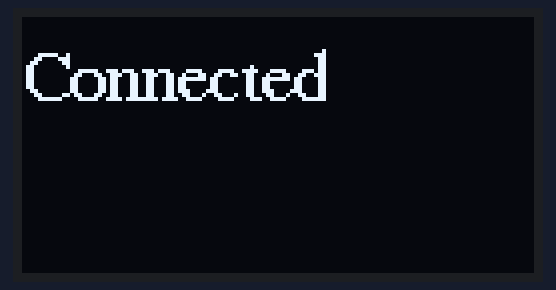
The sketch below on a simulated ESP8266 (NodeMCU). On the bench: 128×64 one-colour display. WiFi joins after 1.5 s; servers stay silent unless stated.

Above: at 1.9 s.

The sketch:

sketch_may16a.ino
```cpp
/*************************************************************

  This is a simple demo of sending and receiving some data.
  Be sure to check out other examples!
 *************************************************************/

#include <Wire.h>
#include <Adafruit_GFX.h>
#include <Adafruit_SSD1306.h>
#include <Fonts/FreeSerif9pt7b.h>

#define SCREEN_WIDTH 128 // OLED display width, in pixels
#define SCREEN_HEIGHT 64 // OLED display height, in pixels

// Declaration for an SSD1306 display connected to I2C (SDA, SCL pins)
Adafruit_SSD1306 display(SCREEN_WIDTH, SCREEN_HEIGHT, &Wire, -1);


// Template ID, Device Name and Auth Token are provided by the Blynk.Cloud
// See the Device Info tab, or Template settings
#define BLYNK_TEMPLATE_ID           "TMPLjnoh-a-t"
#define BLYNK_DEVICE_NAME           "Quickstart Device"
#define BLYNK_AUTH_TOKEN            "fJ5uTocBrqc2E_qEXEVo1O45tFxaKjNx"


// Comment this out to disable prints and save space
#define BLYNK_PRINT Serial


#include <ESP8266WiFi.h>
#include <BlynkSimpleEsp8266.h>

char auth[] = BLYNK_AUTH_TOKEN;

// Your WiFi credentials.
// Set password to "" for open networks.
char ssid[] = "Rudrashis";
char pass[] = "freeloader";

BlynkTimer timer;

// This function is called every time the Virtual Pin 0 state changes
BLYNK_WRITE(V0)
{
  // Set incoming value from pin V0 to a variable
  int value = param.asInt();

  // Update state
  Blynk.virtualWrite(V1, value);
}

// This function is called every time the device is connected to the Blynk.Cloud
BLYNK_CONNECTED()
{
  // Change Web Link Button message to "Congratulations!"

  display.setFont(&FreeSerif9pt7b);
  display.clearDisplay();
  display.setTextSize(1);
  display.setTextColor(WHITE);
  display.setCursor(0,20);


  display.print("Connected");
  display.display();
  delay(1000);

  Blynk.setProperty(V3, "offImageUrl", "https://static-image.nyc3.cdn.digitaloceanspaces.com/general/fte/congratulations.png");
  Blynk.setProperty(V3, "onImageUrl",  "https://static-image.nyc3.cdn.digitaloceanspaces.com/general/fte/congratulations_pressed.png");
  Blynk.setProperty(V3, "url", "https://docs.blynk.io/en/getting-started/what-do-i-need-to-blynk/how-quickstart-device-was-made");
}

// This function sends Arduino's uptime every second to Virtual Pin 2.
void myTimerEvent()
{
  // You can send any value at any time.
  // Please don't send more that 10 values per second.
  Blynk.virtualWrite(V2, millis() / 1000);
}

void setup()
{
  // Debug console
  Serial.begin(115200);

  if(!display.begin(SSD1306_SWITCHCAPVCC, 0x3C)) {
    Serial.println("SSD1306 allocation failed");
    for(;;);
  }
  //delay(2000);

  display.setFont(&FreeSerif9pt7b);
  display.clearDisplay();
  display.setTextSize(1);
  display.setTextColor(WHITE);
  display.setCursor(0,20);


  display.print("Connecting");
  display.display();

  Blynk.begin(auth, ssid, pass);
  // You can also specify server:
  //Blynk.begin(auth, ssid, pass, "blynk.cloud", 80);
  //Blynk.begin(auth, ssid, pass, IPAddress(192,168,1,100), 8080);

  // Setup a function to be called every second
  timer.setInterval(1000L, myTimerEvent);
}

void loop()
{
  Blynk.run();
  timer.run();
  // You can inject your own code or combine it with other sketches.
  // Check other examples on how to communicate with Blynk. Remember
  // to avoid delay() function!
}
```
